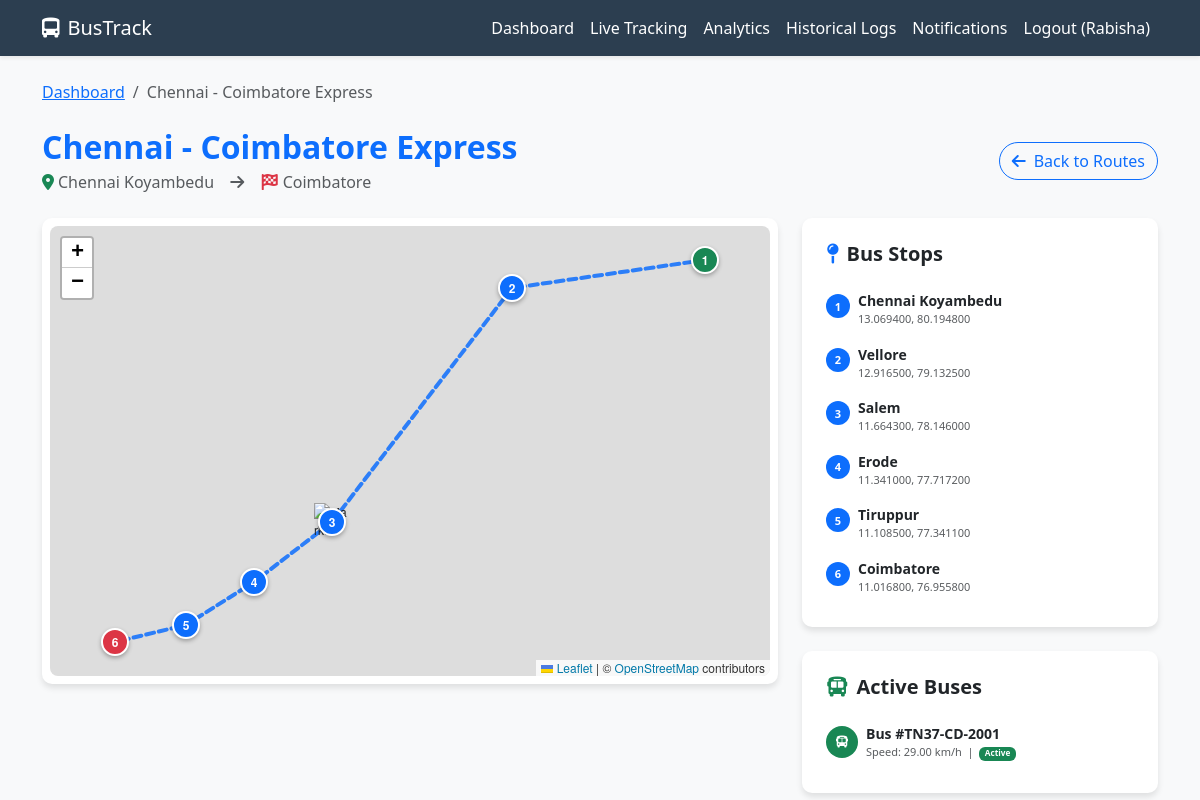
/route/7/ (signed in), run on the app's committed database.
### tracking/models.py (models this page shows, shortened)
class User(AbstractUser):
    IS_PASSENGER = 'passenger'
    IS_ADMIN = 'admin'
    ROLE_CHOICES = [
        (IS_PASSENGER, 'Passenger'),
        (IS_ADMIN, 'Admin'),
    ]
    role = models.CharField(max_length=10, choices=ROLE_CHOICES, default=IS_PASSENGER)
    phone_number = models.CharField(max_length=15, blank=True, null=True)

class Route(models.Model):
    name = models.CharField(max_length=100)
    source = models.CharField(max_length=100)
    destination = models.CharField(max_length=100)
    stops = models.ManyToManyField(BusStop, through='RouteStop')

class RouteStop(models.Model):
    route = models.ForeignKey(Route, on_delete=models.CASCADE)
    stop = models.ForeignKey(BusStop, on_delete=models.CASCADE)
    order = models.PositiveIntegerField()
    class Meta:
        ordering = ['order']

class BusStop(models.Model):
    name = models.CharField(max_length=100)
    latitude = models.DecimalField(max_digits=9, decimal_places=6)
    longitude = models.DecimalField(max_digits=9, decimal_places=6)

class Bus(models.Model):
    STATUS_CHOICES = [
        ('active', 'Active'),
        ('inactive', 'Inactive'),
        ('maintenance', 'Maintenance'),
    ]
    bus_number = models.CharField(max_length=20, unique=True)
    license_plate = models.CharField(max_length=20)
    status = models.CharField(max_length=15, choices=STATUS_CHOICES, default='active')
    current_route = models.ForeignKey(Route, on_delete=models.SET_NULL, null=True, blank=True)
    current_lat = models.DecimalField(max_digits=9, decimal_places=6, default=0.0)
    current_lon = models.DecimalField(max_digits=9, decimal_places=6, default=0.0)
    speed = models.DecimalField(max_digits=5, decimal_places=2, default=0.0)
    last_updated = models.DateTimeField(auto_now=True)
    total_seats = models.PositiveIntegerField(default=40)
    occupied_seats = models.PositiveIntegerField(default=0)

### tracking/views.py (the view)
# urls.py: path('route/<int:route_id>/', views.route_details, name='route_details'),
@login_required
def route_details(request, route_id):
    route = get_object_or_404(Route, id=route_id)
    stops = route.routestop_set.all().order_by('order')
    return render(request, 'tracking/route_details.html', {'route': route, 'stops': stops})

### tracking/templates/tracking/route_details.html (shortened to what this page needs)
{% extends 'tracking/base.html' %}
{% block content %}
<nav aria-label="breadcrumb" class="mb-4">
    <ol class="breadcrumb">
        <li class="breadcrumb-item"><a href="{% url 'dashboard' %}">Dashboard</a></li>
        <li class="breadcrumb-item active">{{ route.name }}</li>
    </ol>
</nav>
<div class="row mb-4">
    <div class="col-12 d-flex align-items-center justify-content-between">
        <div>
            <h2 class="fw-bold mb-1 text-primary">{{ route.name }}</h2>
            <p class="text-muted mb-0">
                <i class="fas fa-map-marker-alt me-1 text-success"></i>{{ route.source }}
                &nbsp;<i class="fas fa-arrow-right mx-2 text-muted"></i>&nbsp;
                <i class="fas fa-flag-checkered me-1 text-danger"></i>{{ route.destination }}
            </p>
        </div>
        <a href="{% url 'dashboard' %}#available-routes" class="btn btn-outline-primary rounded-pill">
            <i class="fas fa-arrow-left me-2"></i>Back to Routes
        </a>
    </div>
</div>
<div class="row">
    <div class="col-md-8 mb-4">
        <div class="card p-2">
            <div id="routeMap" style="height: 450px; border-radius: 8px;"></div>
        </div>
    </div>
    <div class="col-md-4">
        <div class="card p-4 mb-4">
            <h5 class="fw-bold mb-3"><i class="fas fa-map-pin me-2 text-primary"></i>Bus Stops</h5>
            <div class="list-group list-group-flush">
                {% for rs in stops %}
                <div class="list-group-item border-0 px-0 py-2 d-flex align-items-start">
                    <span class="badge bg-primary rounded-circle me-2 mt-1"
                          style="width:24px;height:24px;display:grid;place-items:center;font-size:11px;">
                        {{ forloop.counter }}
                    </span>
                    <div>
                        <div class="fw-bold small">{{ rs.stop.name }}</div>
                        <div class="text-muted" style="font-size:11px;">
                            {{ rs.stop.latitude }}, {{ rs.stop.longitude }}
                        </div>
                    </div>
                </div>
                {% empty %}
                <p class="text-muted small">No stops defined.</p>
                {% endfor %}
            </div>
        </div>
        <div class="card p-4">
            <h5 class="fw-bold mb-3"><i class="fas fa-bus me-2 text-success"></i>Active Buses</h5>
            <div class="list-group list-group-flush">
                {% for bus in route.bus_set.all %}
                <div class="list-group-item border-0 px-0 py-2">
                    <div class="d-flex align-items-center">
                        <div class="bg-success text-white rounded-circle me-2"
                             style="width:32px;height:32px;display:grid;place-items:center;">
                            <i class="fas fa-bus" style="font-size:12px;"></i>
                        </div>
                        <div>
                            <div class="fw-bold small">Bus #{{ bus.bus_number }}</div>
                            <div class="text-muted" style="font-size:11px;">
                                Speed: {{ bus.speed }} km/h &nbsp;|&nbsp;
                                <span class="badge bg-{{ bus.status|yesno:'success,secondary,warning' }} text-white">
                                    {{ bus.get_status_display }}
                                </span>
                            </div>
                        </div>
                    </div>
                </div>
                {% empty %}
                <p class="text-muted small">No active buses on this route.</p>
                {% endfor %}
            </div>
        </div>
    </div>
</div>
{% endblock %}
{% block extra_js %}
<link rel="stylesheet" href="https://unpkg.com/leaflet@1.9.4/dist/leaflet.css" />
{% endblock %}

### tracking/templates/tracking/base.html (shortened to what this page needs)
<!DOCTYPE html>
<html lang="en">
<head>
    <link href="https://cdn.jsdelivr.net/npm/bootstrap@5.3.0/dist/css/bootstrap.min.css" rel="stylesheet">
    <link rel="stylesheet" href="https://cdnjs.cloudflare.com/ajax/libs/font-awesome/6.0.0/css/all.min.css">
</head>
<body>
    <nav class="navbar navbar-expand-lg navbar-dark shadow-sm">
        <div class="container">
            <a class="navbar-brand" href="{% url 'index' %}">
                <i class="fas fa-bus-alt me-2"></i>BusTrack
            </a>
            <div class="collapse navbar-collapse" id="navbarNav">
                <ul class="navbar-nav ms-auto">
                    {% if user.is_authenticated %}
                    <li class="nav-item">
                        <a class="nav-link" href="{% url 'dashboard' %}">Dashboard</a>
                    </li>
                    <li class="nav-item">
                        <a class="nav-link" href="{% url 'live_tracking' %}">Live Tracking</a>
                    </li>
                    <li class="nav-item">
                        <a class="nav-link" href="{% url 'analytics' %}">Analytics</a>
                    </li>
                    <li class="nav-item">
                        <a class="nav-link" href="{% url 'historical_data' %}">Historical Logs</a>
                    </li>
                    <li class="nav-item">
                        <a class="nav-link" href="{% url 'notifications' %}">
                            Notifications
                        </a>
                    </li>
                    <li class="nav-item">
                        <a class="nav-link" href="{% url 'logout' %}">Logout ({{ user.username }})</a>
                    </li>
                    {% endif %}
                </ul>
            </div>
        </div>
    </nav>
    <div class="container mt-4">
        {% block content %}{% endblock %}
    </div>
    {% block extra_js %}{% endblock %}
</body>
</html>

### tracking/templates/tracking/base.html (style rules this page uses)
:root { --primary-color: #2c3e50; --secondary-color: #34495e; --accent-color: #3498db; --bg-light: #f8f9fa; }
body { font-family: 'Segoe UI', Tahoma, Geneva, Verdana, sans-serif; background-color: var(--bg-light); }
.navbar { background-color: var(--primary-color) !important; }
.navbar-brand, .nav-link { color: white !important; }
.card { border: none; box-shadow: 0 4px 6px rgba(0, 0, 0, 0.1); border-radius: 10px; }

### data on the page
User: username "Rabisha"
Route: name "Chennai - Coimbatore Express", source "Chennai Koyambedu", destination "Coimbatore"
RouteStop: stop.name "Chennai Koyambedu", stop.latitude "13.069400", stop.longitude "80.194800"
RouteStop: stop.name "Vellore", stop.latitude "12.916500", stop.longitude "79.132500"
RouteStop: stop.name "Salem", stop.latitude "11.664300", stop.longitude "78.146000"
RouteStop: stop.name "Erode", stop.latitude "11.341000", stop.longitude "77.717200"
RouteStop: stop.name "Tiruppur", stop.latitude "11.108500", stop.longitude "77.341100"
RouteStop: stop.name "Coimbatore", stop.latitude "11.016800", stop.longitude "76.955800"
Bus: bus_number "TN37-CD-2001", speed "29.00", status "Active"
